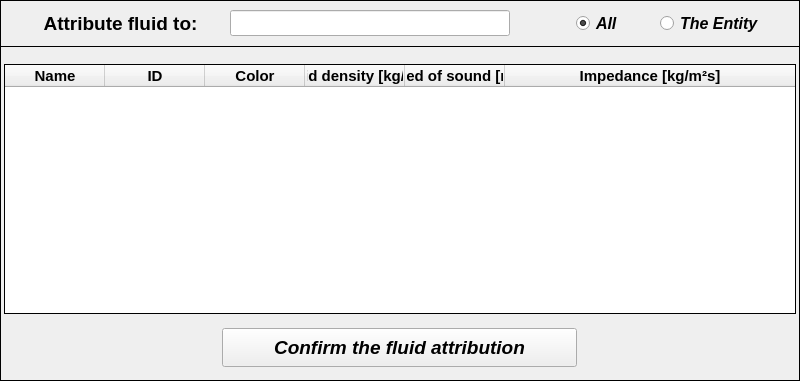
  <widget class="QFrame" name="frame_2">
   <property name="geometry">
    <rect>
     <x>0</x>
     <y>396</y>
     <width>800</width>
     <height>381</height>
    </rect>
   </property>
   <property name="minimumSize">
    <size>
     <width>800</width>
     <height>381</height>
    </size>
   </property>
   <property name="maximumSize">
    <size>
     <width>800</width>
     <height>381</height>
    </size>
   </property>
   <property name="frameShape">
    <enum>QFrame::Box</enum>
   </property>
   <property name="frameShadow">
    <enum>QFrame::Plain</enum>
   </property>
   <property name="lineWidth">
    <number>1</number>
   </property>
   <widget class="QTreeWidget" name="treeWidget_fluids">
    <property name="geometry">
     <rect>
      <x>4</x>
      <y>64</y>
      <width>792</width>
      <height>250</height>
     </rect>
    </property>
    <property name="minimumSize">
     <size>
      <width>790</width>
      <height>250</height>
     </size>
    </property>
    <property name="maximumSize">
     <size>
      <width>792</width>
      <height>250</height>
     </size>
    </property>
    <property name="font">
     <font>
      <family>Arial</family>
      <pointsize>11</pointsize>
      <weight>75</weight>
      <bold>true</bold>
     </font>
    </property>
    <property name="frameShape">
     <enum>QFrame::Panel</enum>
    </property>
    <property name="frameShadow">
     <enum>QFrame::Plain</enum>
    </property>
    <property name="lineWidth">
     <number>1</number>
    </property>
    <property name="tabKeyNavigation">
     <bool>true</bool>
    </property>
    <property name="alternatingRowColors">
     <bool>true</bool>
    </property>
    <property name="indentation">
     <number>0</number>
    </property>
    <column>
     <property name="text">
      <string>Name</string>
     </property>
     <property name="textAlignment">
      <set>AlignCenter</set>
     </property>
    </column>
    <column>
     <property name="text">
      <string>ID</string>
     </property>
     <property name="textAlignment">
      <set>AlignCenter</set>
     </property>
    </column>
    <column>
     <property name="text">
      <string>Color</string>
     </property>
     <property name="textAlignment">
      <set>AlignCenter</set>
     </property>
    </column>
    <column>
     <property name="text">
      <string>Fluid density [kg/m³]</string>
     </property>
     <property name="textAlignment">
      <set>AlignCenter</set>
     </property>
    </column>
    <column>
     <property name="text">
      <string>Speed of sound [m/s]</string>
     </property>
     <property name="textAlignment">
      <set>AlignCenter</set>
     </property>
    </column>
    <column>
     <property name="text">
      <string>Impedance [kg/m²s]</string>
     </property>
     <property name="textAlignment">
      <set>AlignCenter</set>
     </property>
    </column>
   </widget>
   <widget class="QPushButton" name="pushButton_confirm">
    <property name="geometry">
     <rect>
      <x>222</x>
      <y>328</y>
      <width>355</width>
      <height>39</height>
     </rect>
    </property>
    <property name="font">
     <font>
      <family>Arial</family>
      <pointsize>14</pointsize>
      <weight>75</weight>
      <italic>true</italic>
      <bold>true</bold>
     </font>
    </property>
    <property name="autoFillBackground">
     <bool>false</bool>
    </property>
    <property name="styleSheet">
     <string notr="true">color: rgb(0, 0, 0);
selection-background-color: rgb(62, 255, 62);</string>
    </property>
    <property name="text">
     <string>Confirm the fluid attribution</string>
    </property>
    <property name="shortcut">
     <string>Shift+C</string>
    </property>
    <property name="default">
     <bool>false</bool>
    </property>
   </widget>
   <widget class="QFrame" name="frame">
    <property name="geometry">
     <rect>
      <x>0</x>
      <y>0</y>
      <width>800</width>
      <height>47</height>
     </rect>
    </property>
    <property name="minimumSize">
     <size>
      <width>800</width>
      <height>0</height>
     </size>
    </property>
    <property name="maximumSize">
     <size>
      <width>800</width>
      <height>16777215</height>
     </size>
    </property>
    <property name="frameShape">
     <enum>QFrame::Box</enum>
    </property>
    <property name="frameShadow">
     <enum>QFrame::Plain</enum>
    </property>
    <property name="lineWidth">
     <number>1</number>
    </property>
    <widget class="QRadioButton" name="radioButton_entity">
     <property name="geometry">
      <rect>
       <x>660</x>
       <y>12</y>
       <width>103</width>
       <height>23</height>
      </rect>
     </property>
     <property name="font">
      <font>
       <family>Arial</family>
       <pointsize>12</pointsize>
       <weight>75</weight>
       <italic>true</italic>
       <bold>true</bold>
       <stylestrategy>PreferAntialias</stylestrategy>
      </font>
     </property>
     <property name="text">
      <string>The Entity</string>
     </property>
     <property name="checked">
      <bool>false</bool>
     </property>
    </widget>
    <widget class="QRadioButton" name="radioButton_all">
     <property name="geometry">
      <rect>
       <x>576</x>
       <y>12</y>
       <width>59</width>
       <height>23</height>
      </rect>
     </property>
     <property name="font">
      <font>
       <family>Arial</family>
       <pointsize>12</pointsize>
       <weight>75</weight>
       <italic>true</italic>
       <bold>true</bold>
       <stylestrategy>PreferAntialias</stylestrategy>
      </font>
     </property>
     <property name="text">
      <string>All</string>
     </property>
     <property name="checked">
      <bool>true</bool>
     </property>
    </widget>
    <widget class="QLabel" name="label">
     <property name="geometry">
      <rect>
       <x>22</x>
       <y>10</y>
       <width>197</width>
       <height>28</height>
      </rect>
     </property>
     <property name="font">
      <font>
       <family>Arial</family>
       <pointsize>14</pointsize>
       <weight>75</weight>
       <bold>true</bold>
      </font>
     </property>
     <property name="text">
      <string>&lt;html&gt;&lt;head/&gt;&lt;body&gt;&lt;p align=&quot;center&quot;&gt;Attribute fluid to:&lt;/p&gt;&lt;/body&gt;&lt;/html&gt;</string>
     </property>
     <property name="textFormat">
      <enum>Qt::AutoText</enum>
     </property>
     <property name="alignment">
      <set>Qt::AlignCenter</set>
     </property>
    </widget>
    <widget class="QLineEdit" name="lineEdit_selected_ID">
     <property name="geometry">
      <rect>
       <x>230</x>
       <y>10</y>
       <width>280</width>
       <height>26</height>
      </rect>
     </property>
     <property name="minimumSize">
      <size>
       <width>280</width>
       <height>26</height>
      </size>
     </property>
     <property name="maximumSize">
      <size>
       <width>280</width>
       <height>26</height>
      </size>
     </property>
     <property name="font">
      <font>
       <family>Arial</family>
       <pointsize>11</pointsize>
       <weight>75</weight>
       <italic>true</italic>
       <bold>true</bold>
      </font>
     </property>
     <property name="focusPolicy">
      <enum>Qt::ClickFocus</enum>
     </property>
     <property name="text">
      <string/>
     </property>
     <property name="alignment">
      <set>Qt::AlignCenter</set>
     </property>
    </widget>
   </widget>
  </widget>
